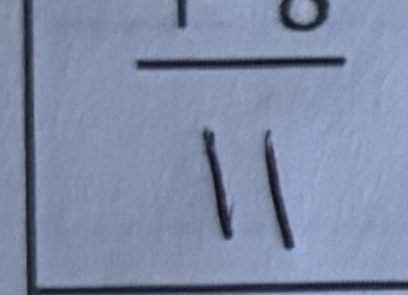
#> input picture files/src/debug_cells/Q101_page2_cell51.png, 408 x 295 px, given in place of Q101_page2_cell51_clean.png, which was not available
$ python -i image_utils.py   (imports and definitions only)
#> lines starting #> are read from the running program, lines starting #| are printed output that depends on the picture; after the words box and inside, x2 and y2 are one past the last pixel; in counts of white or black regions, pixels touching at a corner belong together; pictures that were not available may be replaced by others from this repository, and a replacement may not be noted
import os
import subprocess
import cv2
import numpy as np
from PIL import Image, ImageOps, ImageDraw

def force_clean(image_path):
    """
    Strips metadata using SIPS and then runs perspective correction.
    """
#> called with image_path = 'debug_cells/Q101_page2_cell51.png'
    directory, filename = os.path.split(image_path)
    clean_path = os.path.join(directory, f"{os.path.splitext(filename)[0]}_clean.png")

    # Try using system SIPS (macOS) to fix orientation/format headers
    try:
        subprocess.run(["sips", "-s", "format", "png", image_path, "--out", clean_path], check=True, capture_output=True)
#> (this line was passed over: subprocess is not available in this run)
    except:
        # Fallback if sips fails or not on macOS
        return image_path

    return straighten_page(clean_path)

def straighten_page(image_path):
    """
    Detects the document paper (white rectangle) and warps it to a flat view.
    Includes EXIF transpose to prevent 'sideways' processing.
    """
#> called with image_path = 'debug_cells/Q101_page2_cell51_clean.png'
    pil_img = ImageOps.exif_transpose(Image.open(image_path))
#> pil_img is the input picture: PIL image 408x295 RGB; mean R, G, B 127.2, 139.4, 167.2
    img = cv2.cvtColor(np.array(pil_img), cv2.COLOR_RGB2BGR)

    gray = cv2.cvtColor(img, cv2.COLOR_BGR2GRAY)
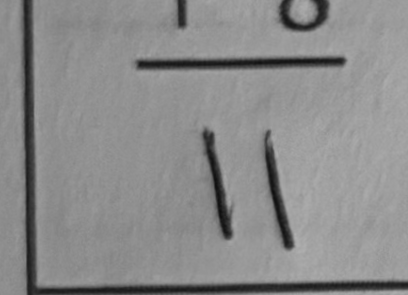
#> gray: shape (295, 408); min 13, max 176, mean 138.9
    blurred = cv2.GaussianBlur(gray, (5, 5), 0)
    thresh = cv2.threshold(blurred, 0, 255, cv2.THRESH_BINARY_INV + cv2.THRESH_OTSU)[1]
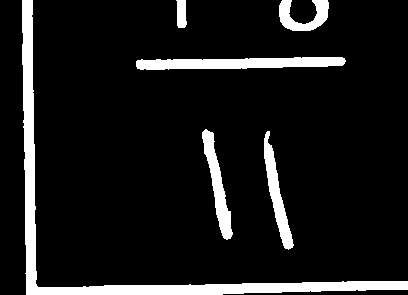
#> thresh: shape (295, 408); 10.1% white; 6 white regions

    contours, _ = cv2.findContours(thresh, cv2.RETR_EXTERNAL, cv2.CHAIN_APPROX_SIMPLE)
#> contours = 6 contours; box (x1, y1, x2, y2) and area: (22, 0, 408, 295) 5944, (136, 57, 346, 70) 1838, (202, 129, 233, 240) 1089, (264, 131, 294, 250) 1038, (279, 0, 329, 31) 740, (176, 0, 187, 28) 218
    if not contours: return image_path

    # Find largest contour (the paper)
    cnt = max(contours, key=cv2.contourArea)
#> cnt = contour of 98 points, box (x1, y1, x2, y2) (22, 0, 408, 295), area 5944
    peri = cv2.arcLength(cnt, True)
#> peri = 1369.3
    approx = cv2.approxPolyDP(cnt, 0.02 * peri, True)
#> approx = [[22, 0], [26, 294], [407, 289], [38, 287]]

    if len(approx) == 4:
        pts = approx.reshape(4, 2).astype(np.float32)
#> pts = [[22, 0], [26, 294], [407, 289], [38, 287]]

        # Order points: TL, TR, BR, BL
        rect = np.zeros((4, 2), dtype="float32")
        s = pts.sum(axis=1)
#> s = [22, 320, 696, 325]
        rect[0], rect[2] = pts[np.argmin(s)], pts[np.argmax(s)]
        diff = np.diff(pts, axis=1)
#> diff = [-22, 268, -118, 249]
        rect[1], rect[3] = pts[np.argmin(diff)], pts[np.argmax(diff)]

        (tl, tr, br, bl) = rect
        w = int(max(np.linalg.norm(br-bl), np.linalg.norm(tr-tl)))
        h = int(max(np.linalg.norm(tr-br), np.linalg.norm(tl-bl)))

        dst = np.array([[0,0], [w-1, 0], [w-1, h-1], [0, h-1]], dtype="float32")
        M = cv2.getPerspectiveTransform(rect, dst)
        warped = cv2.warpPerspective(img, M, (w, h))
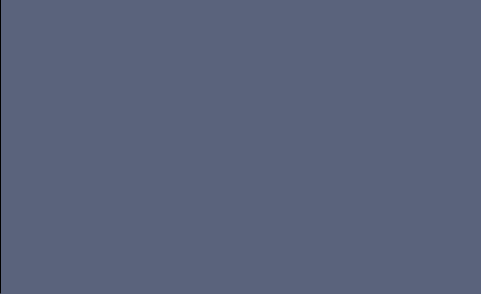
#> warped: shape (294, 481, 3); mean B, G, R 123.7, 98.8, 89.8

        out_path = image_path.replace('.png', '_straight.png')
        cv2.imwrite(out_path, warped)
        return out_path

    return image_path

# [52 lines left out: functions get_individual_cells, visualize_content_box, not called in this run]

>>> result = force_clean('debug_cells/Q101_page2_cell51.png')

$ run again, on files/src/debug_cells/Q102_page2_cell52.png
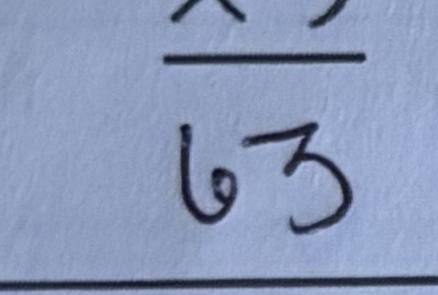
#> input picture files/src/debug_cells/Q102_page2_cell52.png, 438 x 295 px, given in place of Q102_page2_cell52_clean.png, which was not available
#> in straighten_page, pil_img is the input picture: PIL image 438x295 RGB; mean R, G, B 137.9, 152.4, 184.1
#> in straighten_page, `gray = cv2.cvtColor(img, cv2.COLOR_BGR2GRAY)`:
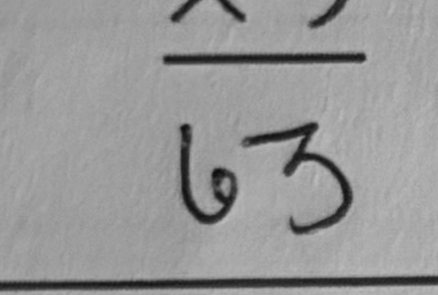
#> gray: shape (295, 438); min 11, max 188, mean 151.7
#> in straighten_page, `thresh = cv2.threshold(blurred, 0, 255, cv2.THRESH_BINARY_INV + cv2.TH..`:
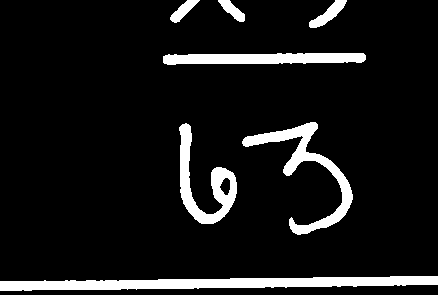
#> thresh: shape (295, 438); 9% white; 7 white regions
#> contours = 7 contours; box (x1, y1, x2, y2) and area: (0, 276, 438, 291) 3682, (242, 122, 353, 235) 2242, (179, 123, 237, 224) 1953, (163, 53, 366, 65) 1786, (309, 0, 347, 28) 368, (170, 0, 200, 23) 254, (218, 0, 245, 22) 240
#> cnt = contour of 88 points, box (x1, y1, x2, y2) (0, 276, 438, 291), area 3682
#> peri = 908.8
#> approx = [[437, 276], [0, 290]]

$ run again, on files/src/debug_cells/Q103_page2_cell53.png
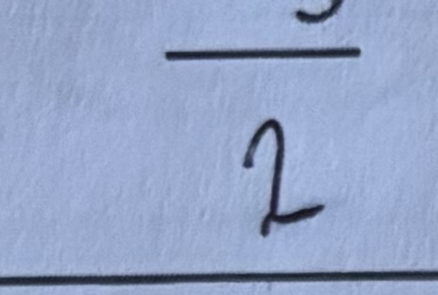
#> input picture files/src/debug_cells/Q103_page2_cell53.png, 438 x 295 px, given in place of Q103_page2_cell53_clean.png, which was not available
#> in straighten_page, pil_img is the input picture: PIL image 438x295 RGB; mean R, G, B 148.1, 164.6, 199.6
#> in straighten_page, `gray = cv2.cvtColor(img, cv2.COLOR_BGR2GRAY)`:
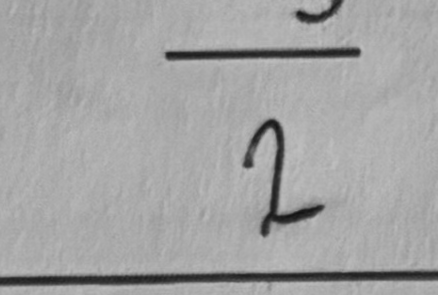
#> gray: shape (295, 438); min 18, max 191, mean 163.7
#> in straighten_page, `thresh = cv2.threshold(blurred, 0, 255, cv2.THRESH_BINARY_INV + cv2.TH..`:
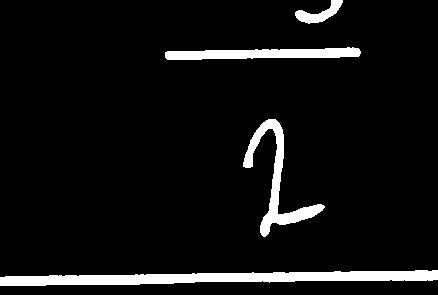
#> thresh: shape (295, 438); 6.6% white; 4 white regions
#> contours = 4 contours; box (x1, y1, x2, y2) and area: (0, 270, 438, 286) 3782, (243, 119, 325, 237) 1790, (165, 47, 361, 60) 1554, (295, 0, 343, 24) 425
#> cnt = contour of 85 points, box (x1, y1, x2, y2) (0, 270, 438, 286), area 3782
#> peri = 908.8
#> approx = [[437, 270], [0, 285]]
